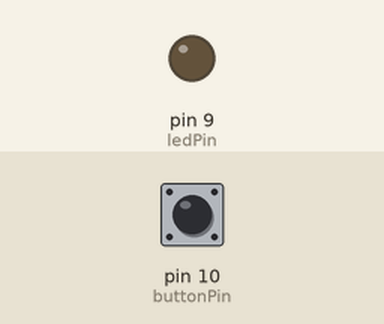
A sketch run on a simulated Arduino Uno, built with avr-gcc and run on an emulated ATmega328P. Parts: output pins drawn as LEDs (lit = HIGH). Inputs (shaded band) come from the test bench; at power-on: pin 10 (buttonPin) LOW.

Above: at 1.2 s.
1.3 s: pin 10 (buttonPin) pulled HIGH for 0.15 s
At 1.37 s:
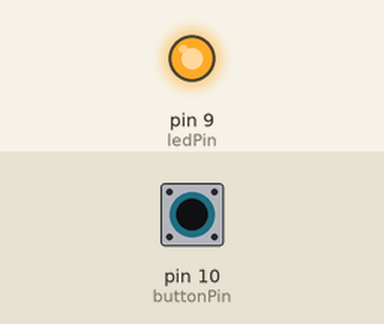
2.9 s: pin 10 (buttonPin) pulled HIGH for 3.2 s
At 7.5 s:
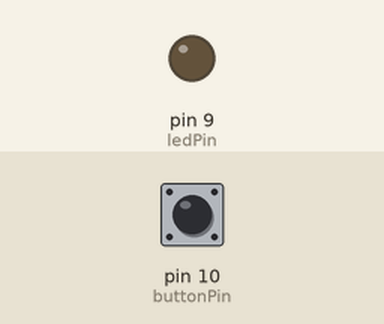
Timing chart, 0 to 9.0 s (numbered marks = the images above; inputs shaded):
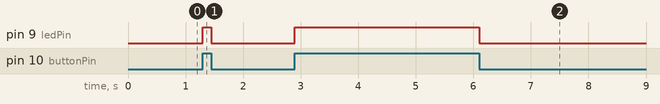

The sketch:

pulldownButtonLed.ino
```cpp
const int ledPin = 9;       // LED connected to digital pin 9 - LED dijital 9 numaralı pine bağlı
const int buttonPin = 10;    // Button connected to digital pin 10 - Buton dijital 10 numaralı pine bağlı

void setup() {
  pinMode(ledPin, OUTPUT);      // Set LED pin as an output - LED pinini çıkış olarak ayarla
  pinMode(buttonPin, INPUT);    // Set button pin as an input (Pull-down) - Buton pinini giriş olarak ayarla (Pull-down)
}

void loop() {
  // Read the digital value from the button - Butondan dijital değeri oku
  int deger = digitalRead(buttonPin);

  // In a Pull-down circuit, HIGH means the button is pressed.
  // Pull-down devresinde, HIGH butona basıldığı anlamına gelir.
  if (deger == HIGH)
  {
    digitalWrite(ledPin, HIGH); // Turn the LED ON - LED'i YAK
  }
  else
  {
    digitalWrite(ledPin, LOW);  // Turn the LED OFF - LED'i SÖNDÜR
  }
}
```

Measured:
- after the input at 1.3 s, pin 9 (ledPin): LOW → HIGH at once, → LOW 0.15 s later
- after the input at 2.9 s, pin 9 (ledPin): LOW → HIGH at once, → LOW 3.2 s later
